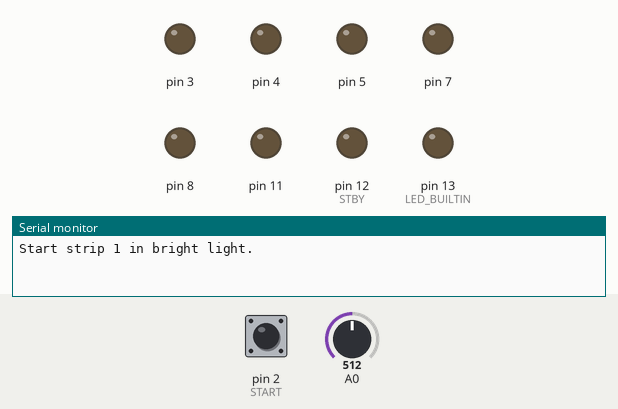
The sketch below on a simulated Arduino Uno, built with avr-gcc and run on an emulated ATmega328P. On the bench: output pins drawn as LEDs (lit = HIGH), the last lines printed to the serial monitor. Dashed ring = blinking. Inputs (shaded band) come from the test bench; at power-on: pin 2 (START) HIGH, A0 = 512.

Above: at 1.2 s.
1.3 s: pin 2 (START) pulled LOW for 0.15 s
At 2.5 s:
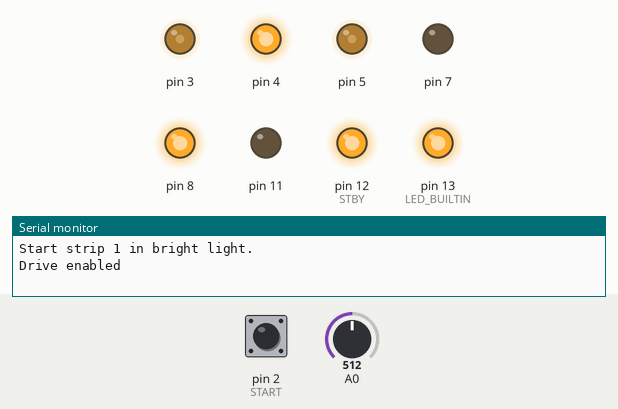
At 3.92 s:
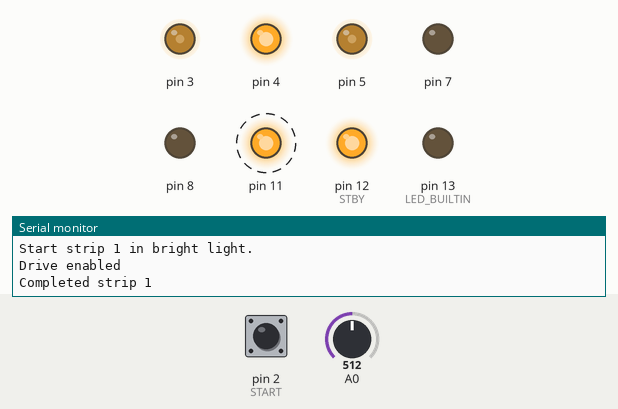
4.4 s: A0 set to 419
7.4 s: A0 set to 391
At 8.3 s:
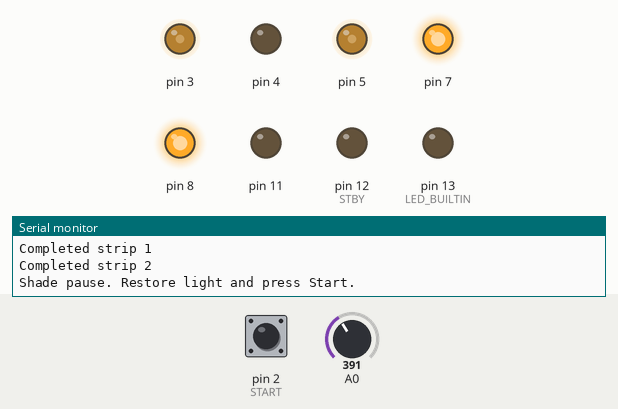
Timing chart, 0 to 10.4 s (numbered marks = the images above; inputs shaded):
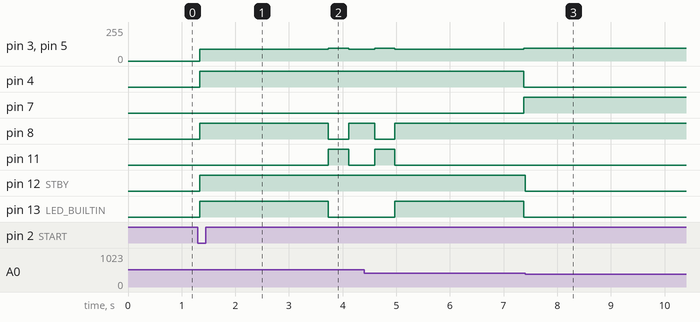

The sketch:

solar_lawn_coverage.ino
```cpp
constexpr byte PWMA=3,PWMB=5,STBY=12,START=2;
constexpr byte AIN1=4,AIN2=7,BIN1=8,BIN2=11;
constexpr unsigned long STRAIGHT_MS=2400,SHIFT_MS=480,TURN_LEFT_MS=380,TURN_RIGHT_MS=380;
constexpr int LIGHT_START=460,LIGHT_STOP=405; // ADC counts at midpoint; check against your reference.
constexpr byte STRIPS=5;
enum Phase { STRAIGHT, TURN_FIRST, SHIFT, TURN_SECOND, COMPLETE };
Phase phase=STRAIGHT;
byte strip=0;
bool running=false,raw=false,stable=false;
unsigned long elapsed=0,previous=0,changedAt=0;

void idleDrive() {
  digitalWrite(STBY,LOW);
  digitalWrite(LED_BUILTIN,LOW);
}
void motor(byte p1,byte p2,byte pwm,int value) {
  digitalWrite(p1,value>0);
  digitalWrite(p2,value<0);
  analogWrite(pwm,abs(value));
}
void drive(int left,int right) {
  motor(AIN1,AIN2,PWMA,left);
  motor(BIN1,BIN2,PWMB,right);
  digitalWrite(STBY,HIGH);
  digitalWrite(LED_BUILTIN,phase==STRAIGHT);
}
void setup() {
  Serial.begin(115200);
  pinMode(START,INPUT_PULLUP);
  raw=stable=digitalRead(START)==LOW;
  const byte outputs[]={PWMA,PWMB,STBY,AIN1,AIN2,BIN1,BIN2,LED_BUILTIN};
  for(byte pin:outputs) pinMode(pin,OUTPUT);
  idleDrive();
  previous=millis();
  Serial.println(F("Start strip 1 in bright light."));
}
void loop() {
  const unsigned long now=millis(),dt=now-previous;
  previous=now;
  const int level=analogRead(A0);
  if(running) elapsed+=dt;
  if(running&&level<LIGHT_STOP) {
    running=false;
    idleDrive();
    Serial.println(F("Shade pause. Restore light and press Start."));
  }
  const bool pressed=digitalRead(START)==LOW;
  if(pressed!=raw){raw=pressed;changedAt=now;}
  if(raw!=stable&&now-changedAt>=35) {
    stable=raw;
    if(stable) {
      if(running){running=false;idleDrive();Serial.println(F("Paused"));}
      else if(phase!=COMPLETE&&level>=LIGHT_START) {running=true;Serial.println(F("Drive enabled"));}
      else if(phase==COMPLETE) Serial.println(F("Finished. Reposition at start and reset to rerun."));
      else Serial.println(F("More light needed."));
    }
  }
  if(!running)return;
  const bool turnRight=(strip%2)==0;
  const unsigned long turnMs=turnRight?TURN_RIGHT_MS:TURN_LEFT_MS;
  const unsigned long duration=phase==STRAIGHT?STRAIGHT_MS:phase==SHIFT?SHIFT_MS:turnMs;
  if(elapsed>=duration) {
    elapsed=0;
    if(phase==STRAIGHT){
      Serial.print(F("Completed strip "));Serial.println(strip+1);
      phase=strip+1==STRIPS?COMPLETE:TURN_FIRST;
    }else if(phase==TURN_FIRST)phase=SHIFT;
    else if(phase==SHIFT)phase=TURN_SECOND;
    else {++strip;phase=STRAIGHT;}
  }
  if(phase==COMPLETE){running=false;idleDrive();Serial.println(F("Coverage sequence complete."));}
  else if(phase==STRAIGHT||phase==SHIFT)drive(87,87);
  else if(turnRight)drive(94,-94);
  else drive(-94,94);
}
```

Measured:
- the behaviour switches between 405 and 404 on A0 (found by bisection; images 2 and 3)
- after the input at 1.3 s, pin 3, pin 5: 0/255 → 87/255 at once, → 94/255 2.4 s later, → 87/255 0.38 s later; pin 4, pin 12 (STBY): LOW → HIGH at once; pin 8: LOW → HIGH at once, → LOW 2.4 s later, → HIGH 0.38 s later; pin 11: LOW → HIGH after 2.4 s, → LOW 0.38 s later; pin 13 (LED_BUILTIN): LOW → HIGH at once, → LOW 2.4 s later
- after the input at 7.4 s, pin 3, pin 5: stops changing and stays 94/255; pin 4: stays LOW (without the input it goes to HIGH after 0.36 s); pin 7: stays HIGH (without the input it goes to LOW after 0.36 s); pin 8: stops changing and stays HIGH; pin 11: stops changing and stays LOW
